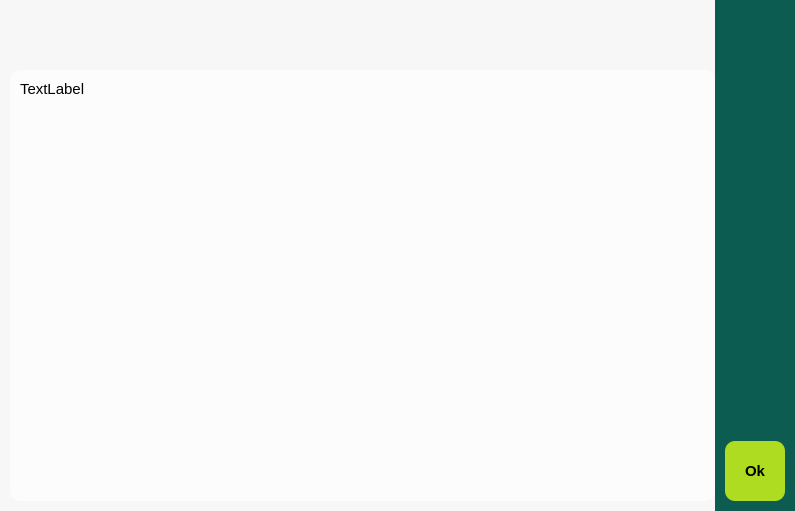
<?xml version="1.0" encoding="UTF-8"?>
<ui version="4.0">
 <class>Dialog</class>
 <widget class="QDialog" name="Dialog">
  <property name="geometry">
   <rect>
    <x>0</x>
    <y>0</y>
    <width>795</width>
    <height>511</height>
   </rect>
  </property>
  <property name="windowTitle">
   <string>Dialog</string>
  </property>
  <property name="styleSheet">
   <string notr="true">background-color: #F7F7F7</string>
  </property>
  <layout class="QHBoxLayout" name="horizontalLayout">
   <property name="spacing">
    <number>0</number>
   </property>
   <property name="leftMargin">
    <number>0</number>
   </property>
   <property name="topMargin">
    <number>0</number>
   </property>
   <property name="rightMargin">
    <number>0</number>
   </property>
   <property name="bottomMargin">
    <number>0</number>
   </property>
   <item>
    <layout class="QVBoxLayout" name="verticalLayout">
     <property name="spacing">
      <number>20</number>
     </property>
     <property name="leftMargin">
      <number>10</number>
     </property>
     <property name="topMargin">
      <number>10</number>
     </property>
     <property name="rightMargin">
      <number>0</number>
     </property>
     <property name="bottomMargin">
      <number>10</number>
     </property>
     <item>
      <widget class="QLabel" name="error_sign">
       <property name="sizePolicy">
        <sizepolicy hsizetype="Fixed" vsizetype="Fixed">
         <horstretch>0</horstretch>
         <verstretch>0</verstretch>
        </sizepolicy>
       </property>
       <property name="minimumSize">
        <size>
         <width>40</width>
         <height>40</height>
        </size>
       </property>
       <property name="maximumSize">
        <size>
         <width>40</width>
         <height>40</height>
        </size>
       </property>
       <property name="font">
        <font>
         <pointsize>40</pointsize>
        </font>
       </property>
       <property name="text">
        <string/>
       </property>
       <property name="pixmap">
        <pixmap>../assets/error_icon.png</pixmap>
       </property>
       <property name="scaledContents">
        <bool>true</bool>
       </property>
      </widget>
     </item>
     <item>
      <widget class="QFrame" name="error_msg_frame">
       <property name="styleSheet">
        <string notr="true">background: #FCFCFC;
border-radius: 10px</string>
       </property>
       <layout class="QVBoxLayout" name="verticalLayout_3">
        <property name="spacing">
         <number>20</number>
        </property>
        <property name="leftMargin">
         <number>10</number>
        </property>
        <property name="topMargin">
         <number>10</number>
        </property>
        <property name="rightMargin">
         <number>10</number>
        </property>
        <property name="bottomMargin">
         <number>10</number>
        </property>
        <item alignment="Qt::AlignTop">
         <widget class="QLabel" name="error_lbl">
          <property name="sizePolicy">
           <sizepolicy hsizetype="Preferred" vsizetype="Expanding">
            <horstretch>0</horstretch>
            <verstretch>0</verstretch>
           </sizepolicy>
          </property>
          <property name="font">
           <font>
            <family>Leelawadee UI</family>
            <pointsize>11</pointsize>
           </font>
          </property>
          <property name="styleSheet">
           <string notr="true"/>
          </property>
          <property name="text">
           <string>TextLabel</string>
          </property>
          <property name="wordWrap">
           <bool>true</bool>
          </property>
          <property name="margin">
           <number>0</number>
          </property>
          <property name="textInteractionFlags">
           <set>Qt::LinksAccessibleByMouse|Qt::TextSelectableByKeyboard|Qt::TextSelectableByMouse</set>
          </property>
         </widget>
        </item>
       </layout>
      </widget>
     </item>
    </layout>
   </item>
   <item>
    <widget class="QFrame" name="verticalFrame_2">
     <property name="sizePolicy">
      <sizepolicy hsizetype="Fixed" vsizetype="Preferred">
       <horstretch>0</horstretch>
       <verstretch>0</verstretch>
      </sizepolicy>
     </property>
     <property name="layoutDirection">
      <enum>Qt::RightToLeft</enum>
     </property>
     <property name="styleSheet">
      <string notr="true">background-color: #0C5C51;</string>
     </property>
     <layout class="QVBoxLayout" name="verticalLayout_2">
      <property name="spacing">
       <number>20</number>
      </property>
      <property name="leftMargin">
       <number>10</number>
      </property>
      <property name="topMargin">
       <number>10</number>
      </property>
      <property name="rightMargin">
       <number>10</number>
      </property>
      <property name="bottomMargin">
       <number>10</number>
      </property>
      <item>
       <spacer name="verticalSpacer">
        <property name="orientation">
         <enum>Qt::Vertical</enum>
        </property>
        <property name="sizeHint" stdset="0">
         <size>
          <width>20</width>
          <height>40</height>
         </size>
        </property>
       </spacer>
      </item>
      <item>
       <widget class="QPushButton" name="close_error_info_btn">
        <property name="sizePolicy">
         <sizepolicy hsizetype="Fixed" vsizetype="Fixed">
          <horstretch>0</horstretch>
          <verstretch>0</verstretch>
         </sizepolicy>
        </property>
        <property name="minimumSize">
         <size>
          <width>60</width>
          <height>60</height>
         </size>
        </property>
        <property name="font">
         <font>
          <family>Leelawadee UI</family>
          <pointsize>11</pointsize>
          <weight>75</weight>
          <bold>true</bold>
         </font>
        </property>
        <property name="styleSheet">
         <string notr="true">background-color: #AEDC21;
border-radius: 10px;
text-align:center;</string>
        </property>
        <property name="text">
         <string>Ok</string>
        </property>
       </widget>
      </item>
     </layout>
    </widget>
   </item>
  </layout>
 </widget>
 <resources/>
 <connections/>
</ui>
